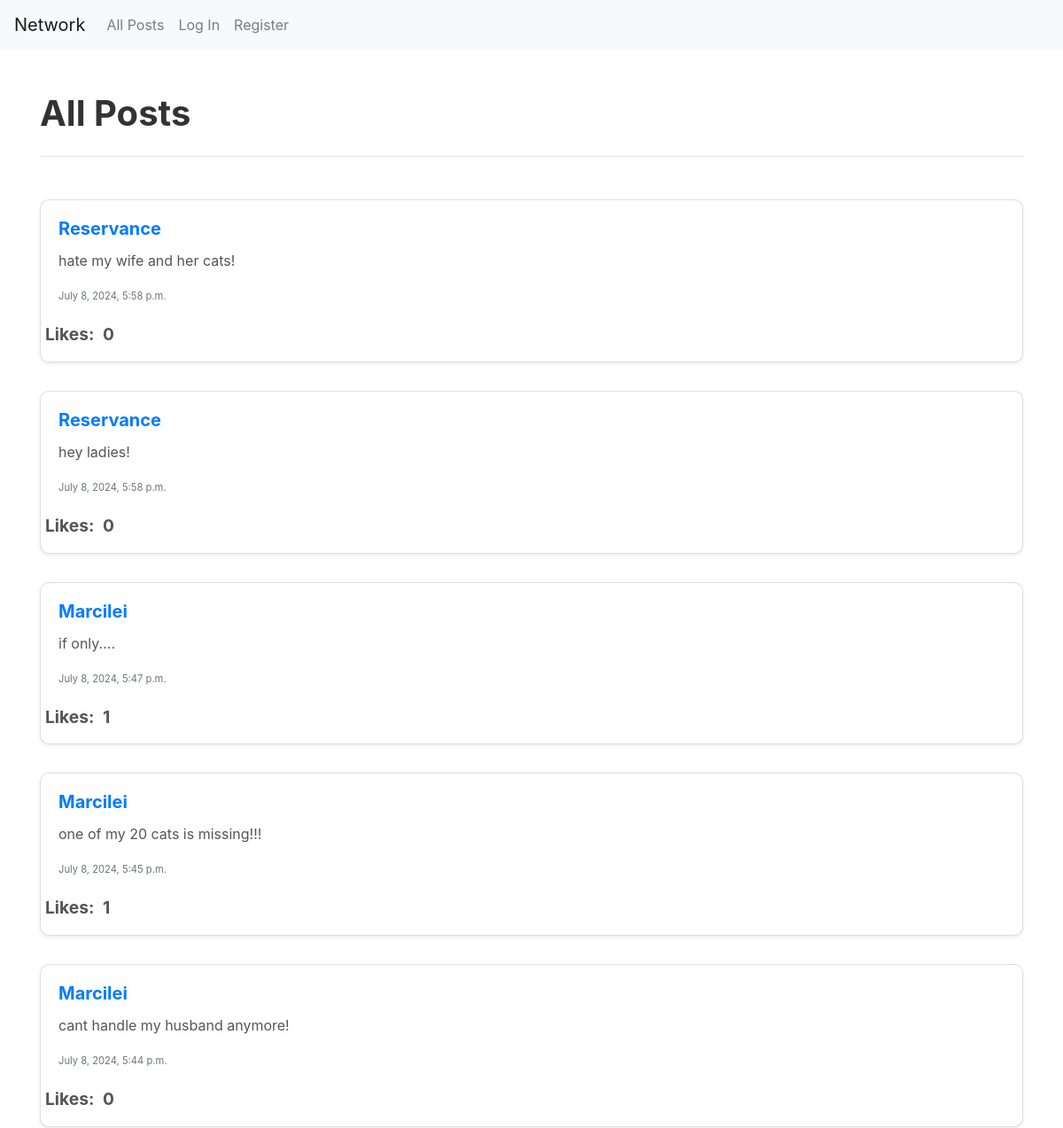
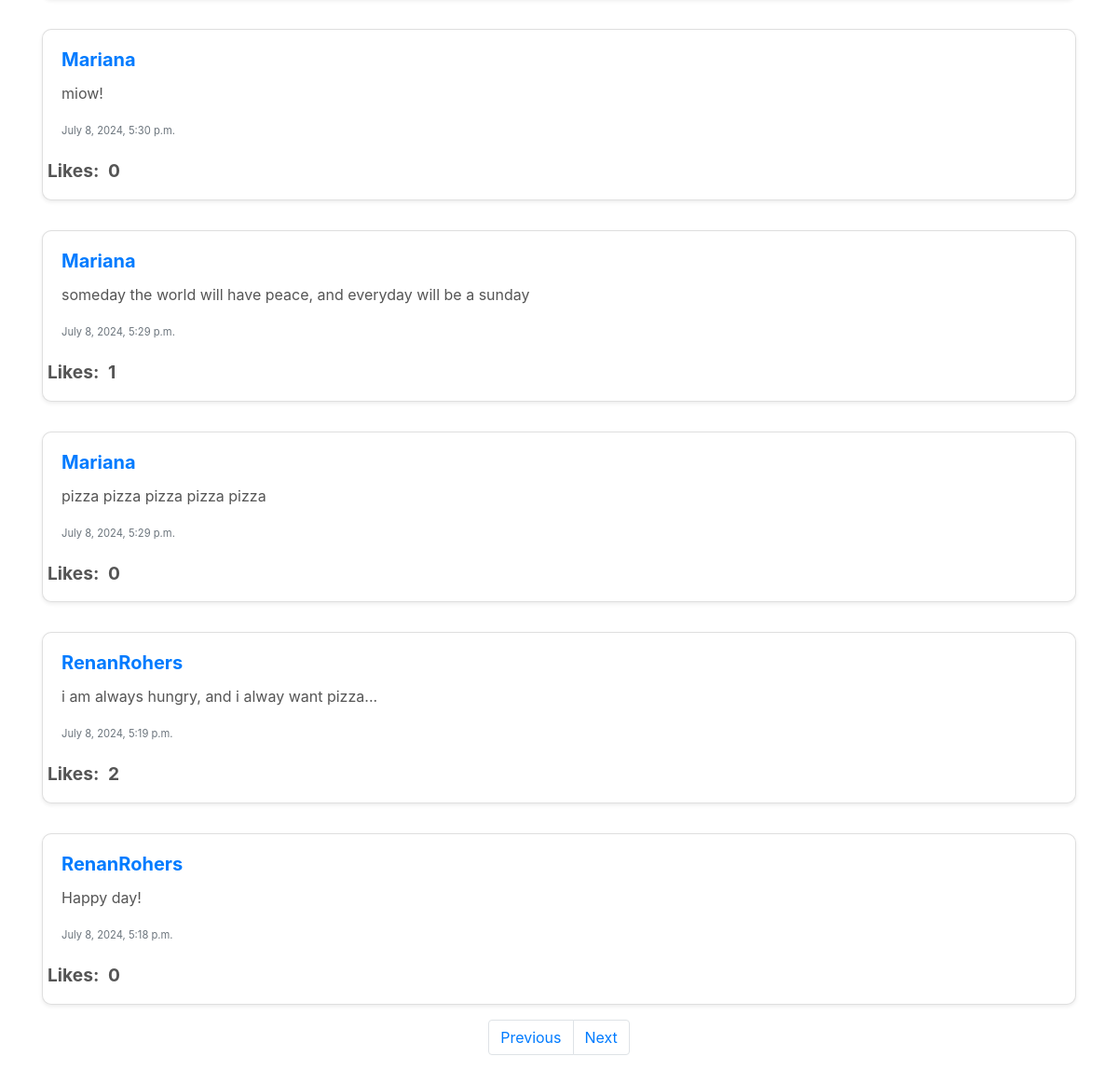
Screenshot of /?page=2 with the database file from the repository (2 pictures, top to bottom).
### network/models.py (models this page shows, shortened)
class Post(models.Model):
    user = models.ForeignKey("User", on_delete=models.CASCADE, related_name="post_user")
    text = models.CharField(max_length=255)
    timestamp = models.DateTimeField(auto_now_add=True)

class User(AbstractUser):
    pass

### network/views.py (the view)
# urls.py: path("", views.index, name="index"),
def index(request):
    all_posts = Post.objects.all().order_by("id").reverse()
    paginator = Paginator(all_posts,10)
    page_number = request.GET.get('page')
    page_posts = paginator.get_page(page_number)
    user = request.user
    likes = Like.objects.all()
    liked_posts = []
    try:
        for like in likes:
            if like.user == user:
                liked_posts.append(like.post)
    except:
        liked_posts = []
    return render(request, "network/index.html",{
        "posts": all_posts,
        "page_posts": page_posts,
        "liked_posts": liked_posts,
        "likes": likes
    })

### network/templates/network/index.html (shortened to what this page needs)
{% extends "network/layout.html" %}
{% block body %}
    <div class="container mt-5">
        <div class="section-header d-flex justify-content-between align-items-center pb-3 border-bottom">
            <h1>All Posts</h1>
        </div>
    </div>
    <div class="container mt-5">
        <div class="posts-container">
            {% for post in page_posts %}
                <div class="post-card card mb-3 shadow-sm">
                    <div id="post" class="card-body">
                        <h5 class="card-title"><a href="{% url 'profile' id=post.user.id %}">{{ post.user.username }}</a></h5>
                        <div id="text-container-{{ post.id }}">
                            <p class="card-text" id="post-text-{{ post.id }}">{{ post.text }}</p>
                        </div>
                        <p class="card-text text-muted"><small>{{ post.timestamp }}</small></p>
                    </div>
                    {% if user == post.user %}
                        <div class="text-right button-container">
                            <button class="btn btn-primary edit-button" data-post_id="{{ post.id }}">Edit</button>
                        </div>
                        <p class="like-count">Likes: <span class="like-count" id="like-count-{{ post.id }}">{{ post.liked_post.count }}</span></p>
                    {% else %}
                    <p class="like-count">Likes: <span class="like-count" id="like-count-{{ post.id }}">{{ post.liked_post.count }}</span></p>
                    {% endif %}
                </div>
            {% endfor %}
        </div>
        <div class="nav-container">
            <nav aria-label="Page navigation example">
                <ul class="pagination">
                    {% if page_posts.has_previous %}
                        <li class="page-item"><a class="page-link" href="?page={{ page_posts.previous_page_number }}">Previous</a></li>
                    {% endif %}
                    {% if page_posts.has_next %}
                        <li class="page-item"><a class="page-link" href="?page={{ page_posts.next_page_number }}">Next</a></li>
                    {% endif %}
                </ul>
            </nav>
        </div>
    </div>
{% endblock %}

### network/static/network/styles.css (style rules this page uses)
.posts-container { display: flex; flex-direction: column; gap: 1rem; }
.post-card { border-radius: 10px; transition: transform 0.2s; }
.post-card .card-title { font-weight: bold; color: #333; }
.post-card .card-text { font-size: 1rem; color: #555; }
.post-card .text-muted { font-size: 0.875rem; }
.nav-container { display: flex; justify-content: center; }
.section-header { border-bottom: 1px solid #ccc; padding-bottom: 1rem; }
.section-header h1 { font-size: 2.5rem; font-weight: bold; color: #333; }
.like-count { display: inline-block; margin-left: 5px; font-size: 1.2rem; color: #555555; margin-left: 5px; font-weight: bold; }

### rows the page displays
Post: user.username "Reservance", text "hate my wife and her cats!", timestamp "July 8, 2024, 5:58 p.m.", liked_post.count "0"
Post: user.username "Reservance", text "hey ladies!", timestamp "July 8, 2024, 5:58 p.m.", liked_post.count "0"
Post: user.username "Marcilei", text "if only....", timestamp "July 8, 2024, 5:47 p.m.", liked_post.count "1"
Post: user.username "Marcilei", text "one of my 20 cats is missing!!!", timestamp "July 8, 2024, 5:45 p.m.", liked_post.count "1"
Post: user.username "Marcilei", text "cant handle my husband anymore!", timestamp "July 8, 2024, 5:44 p.m.", liked_post.count "0"
Post: user.username "Mariana", text "miow!", timestamp "July 8, 2024, 5:30 p.m.", liked_post.count "0"
Post: user.username "Mariana", text "someday the world will have peace, and everyday will be a sunday", timestamp "July 8, 2024, 5:29 p.m.", liked_post.count "1"
Post: user.username "Mariana", text "pizza pizza pizza pizza pizza", timestamp "July 8, 2024, 5:29 p.m.", liked_post.count "0"
Post: user.username "RenanRohers", text "i am always hungry, and i alway want pizza...", timestamp "July 8, 2024, 5:19 p.m.", liked_post.count "2"
Post: user.username "RenanRohers", text "Happy day!", timestamp "July 8, 2024, 5:18 p.m.", liked_post.count "0"
